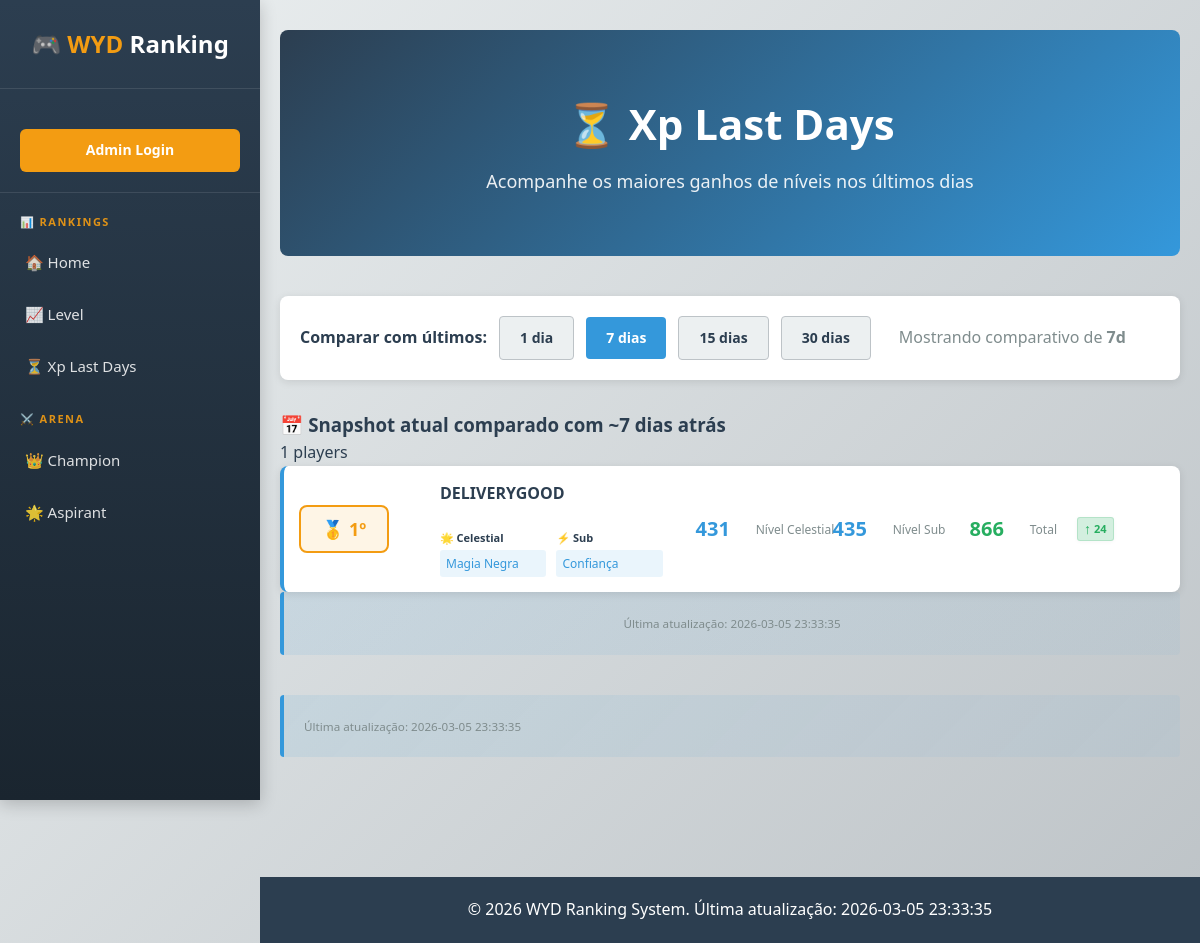
Screenshot of /xp-evolution with the database file from the repository.
### app/models.py (models this page shows)
class LevelRankingHistory(Base):
    __tablename__ = "level_ranking_history"
    id = Column(Integer, primary_key=True)
    player_id = Column(Integer, ForeignKey("players.id", ondelete="CASCADE"))
    player_name = Column(String(100), nullable=False)
    rank_position = Column(Integer)  # Posição no ranking
    level_total = Column(Integer)
    points = Column(Integer)
    level_celestial = Column(Integer)
    level_subclass = Column(Integer)
    celestial_lineage_name = Column(String(100))
    subclass_lineage_name = Column(String(100))
    recorded_at = Column(DateTime(timezone=True), server_default=func.now(), index=True)
    player = relationship("Player", foreign_keys=[player_id])

### app/main.py (the view)
@app.get("/xp-evolution")
def xp_evolution(request: Request, days: int = 7):
    from app.services.ranking_history_service import (
        get_top_level_gainers_for_range,
    )
    if days not in (1, 7, 15, 30):
        days = 7
    session = SessionLocal()
    try:
        players = get_top_level_gainers_for_range(session, days, limit=500)
        return templates.TemplateResponse("ranking_history.html", {
            "request": request,
            "last_update": data_store.last_update,
            "user": get_current_user(request),
            "players": players,
            "days": days,
            "total_snapshots": 0,
        })
    finally:
        session.close()

### app/templates/ranking_history.html (shortened to what this page needs)
{% extends "base.html" %}
{% import 'components.html' as components %}
{% block hero %}
<div class="hero">
    <h1>⏳ Xp Last Days</h1>
    <p>Acompanhe os maiores ganhos de níveis nos últimos dias</p>
</div>
{% endblock %}
{% block content %}
<div class="filters-section">
    <div style="display:flex; gap:12px; align-items:center; flex-wrap: wrap;">
        <label style="font-weight:600;">Comparar com últimos:</label>
        <a href="/xp-evolution?days=1" class="btn {% if days == 1 %}btn-primary{% else %}btn-secondary{% endif %}">1 dia</a>
        <a href="/xp-evolution?days=7" class="btn {% if days == 7 %}btn-primary{% else %}btn-secondary{% endif %}">7 dias</a>
        <a href="/xp-evolution?days=15" class="btn {% if days == 15 %}btn-primary{% else %}btn-secondary{% endif %}">15 dias</a>
        <a href="/xp-evolution?days=30" class="btn {% if days == 30 %}btn-primary{% else %}btn-secondary{% endif %}">30 dias</a>
        <span style="margin-left:16px; color:var(--light-text);">Mostrando comparativo de <strong>{{ days }}d</strong></span>
    </div>
</div>
{% if players %}
<div class="snapshot-card">
    <div class="snapshot-header">
        <h3>📅 Snapshot atual comparado com ~{{ days }} dias atrás</h3>
        <span class="player-count">{{ players|length }} players</span>
    </div>
    <div class="ranking-container">
        {% for p in players %}
        <div class="player-item">
            <div style="display:flex; align-items:center; gap:8px;">
                <div class="rank-badge">
                    {% if loop.index == 1 %}
                    🥇 {{ loop.index }}º
                    {% elif loop.index == 2 %}
                    🥈 {{ loop.index }}º
                    {% elif loop.index == 3 %}
                    🥉 {{ loop.index }}º
                    {% else %}
                    #{{ loop.index }}
                    {% endif %}
                </div>
            </div>
            <div>
                <div class="player-name">{{ p.name }}</div>
                {{ components.render_lineages(p.celestial_lineage, p.subclass_lineage) }}
            </div>
            <div style="display:flex; align-items:center; gap:8px;">
                {{ components.render_stat(p.level_celestial, 'Nível Celestial') }}
            </div>
            <div style="display:flex; align-items:center; gap:8px;">
                {{ components.render_stat(p.level_subclass, 'Nível Sub') }}
            </div>
            <div style="display:flex; align-items:center; gap:8px;">
                {{ components.render_stat(p.level_total, 'Total', '--success-color') }}
                {% if p.level_active %}
                    {{ components.render_level_change_indicator(p.level_change, p.level_arrow, p.level_active) }}
                {% endif %}
            </div>
        </div>
        {% endfor %}
    </div>
</div>
{% endif %}
<div class="info-box">
    <p style="text-align: center; margin: 0;">
        <small style="color: var(--light-text);">Última atualização: {{ last_update }}</small>
    </p>
</div>
{% endblock %}

### app/templates/base.html (shortened to what this page needs)
<!DOCTYPE html>
<html lang="pt-BR">
<head>
    <link rel="stylesheet" href="{{ url_for('static', path='style.css') }}">
</head>
<body>
    <header class="sidebar-header">
        <div class="sidebar-logo">
            🎮 <span>WYD</span> Ranking
        </div>
        <nav class="sidebar-nav" id="sidebarNav">
            <div class="nav-section nav-user-section">
                {% if user %}
                <div class="user-info">
                    <span class="user-icon">👤</span>
                    <span class="username">{{ user.username }}</span>
                </div>
                <a href="/logout" class="logout-btn">Logout</a>
                {% else %}
                <a href="/login" class="login-btn">Admin Login</a>
                {% endif %}
            </div>
            <div class="nav-section">
                <div class="nav-section-title">📊 Rankings</div>
                <ul class="nav-links">
                    <li><a href="/">🏠 Home</a></li>
                    <li><a href="/ranking">📈 Level</a></li>
                    <li><a href="/xp-evolution">⏳ Xp Last Days</a></li>
                </ul>
            </div>
            <div class="nav-section">
                <div class="nav-section-title">⚔️ Arena</div>
                <ul class="nav-links">
                    <li><a href="/arena/champion">👑 Champion</a></li>
                    <li><a href="/arena/aspirant">🌟 Aspirant</a></li>
                </ul>
            </div>
        </nav>
    </header>
    <div class="main-content">
        <div class="container">
            {% block hero %}{% endblock %}
            {% block content %}{% endblock %}
            <div class="info-box" style="margin-top: 40px;">
                <p><small>Última atualização: {{ last_update }}</small></p>
            </div>
        </div>
        <footer>
            <p>&copy; 2026 WYD Ranking System. Última atualização: {{ last_update }}</p>
        </footer>
    </div>
</body>
</html>

### app/templates/components.html (shortened to what this page needs)
{% macro render_lineages(lineage_celestial, lineage_subclass) %}
<div class="player-lineages">
    <div class="lineage-info">
        <div class="lineage-label">🌟 Celestial</div>
        <div class="lineage-name">{{ lineage_celestial or 'Desconhecida' }}</div>
    </div>
    <div class="lineage-info">
        <div class="lineage-label">⚡ Sub</div>
        <div class="lineage-name">{{ lineage_subclass or 'Desconhecida' }}</div>
    </div>
</div>
{% endmacro %}
{% macro render_stat(value, label, color="--secondary-color") %}
<div class="player-stat">
    <div class="player-stat-value" {% if color %}style="color: var({{ color }});"{% endif %}>{{ value or 0 }}</div>
    <div class="player-stat-label">{{ label }}</div>
</div>
{% endmacro %}
{% macro render_level_change_indicator(change_value, arrow, active=False) %}
{% if active %}
<span class="level-change-indicator {% if change_value > 0 %}positive{% else %}negative{% endif %}" title="Mudança de {{ change_value }}">
    <span class="arrow">{{ arrow }}</span>
    <span class="value">{{ change_value|abs }}</span>
</span>
{% endif %}
{% endmacro %}

### rows the page displays
LevelRankingHistory: name "DELIVERYGOOD", celestial_lineage_name "Magia Negra", subclass_lineage_name "Confiança", level_celestial "431 435 866", label "Nível Celestial Nível Sub Total", arrow "↑", change_value "24"

### other values shown
{{ days }} "7"
{{ players|length }} "1"
{{ last_update }} "2026-03-05 23:33:35"
